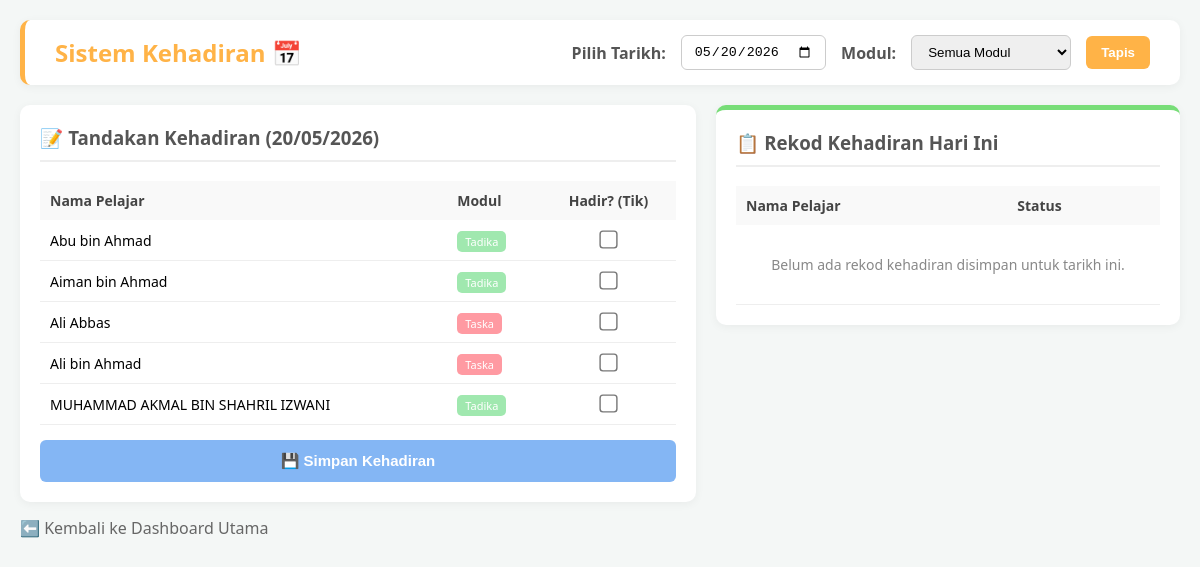
Page /ambil_kehadiran.php (signed in) on the earlier database version.
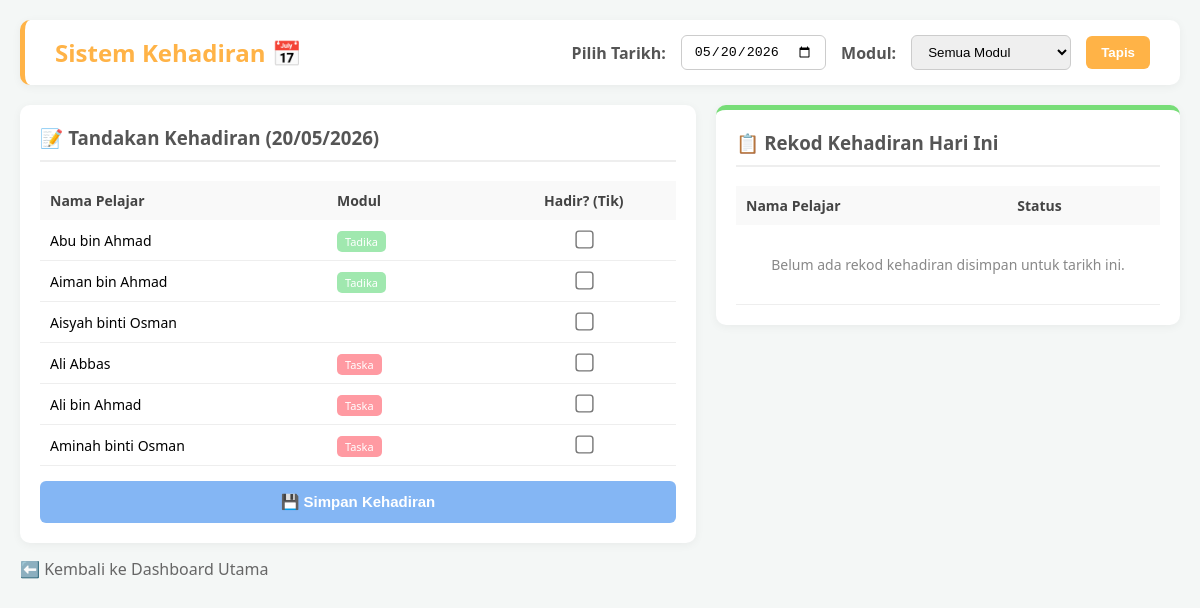
Same page on the later database version.
### tables this page shows
CREATE TABLE `students` (
  `id` INT(11) NOT NULL AUTO_INCREMENT,
  `parent_id` INT(11) NOT NULL,
  `full_name` VARCHAR(100) NOT NULL,
  `mykid_number` VARCHAR(20) NOT NULL,
  `module` ENUM('Taska','Tadika','KAFA Care') NOT NULL,
  `health_record` TEXT DEFAULT NULL,
  `allergies` TEXT DEFAULT NULL,
  `status` ENUM('Active','Graduated','Withdrawn') DEFAULT 'Active',
  `created_at` TIMESTAMP NOT NULL DEFAULT CURRENT_TIMESTAMP,
  PRIMARY KEY (`id`),
  KEY `parent_id` (`parent_id`),
  CONSTRAINT `students_ibfk_1` FOREIGN KEY (`parent_id`) REFERENCES `parents` (`id`) ON DELETE CASCADE
);

### ambil_kehadiran.php (the view, shortened to what this page needs)
<?php
require 'db.php';
$filter_date = isset($_GET['date']) ? $_GET['date'] : date('Y-m-d');
$filter_module = isset($_GET['module']) ? $_GET['module'] : '';
$sql_kiri = "SELECT * FROM students WHERE status = 'Active'";
$sql_kiri .= " ORDER BY full_name ASC";
$result_kiri = $conn->query($sql_kiri);
$sql_kanan = "SELECT a.status, s.full_name, s.module
              FROM attendance a
              JOIN students s ON a.student_id = s.id
              WHERE a.date = '$filter_date'";
$sql_kanan .= " ORDER BY s.full_name ASC";
$result_kanan = $conn->query($sql_kanan);
?>
<!DOCTYPE html>
<html lang="ms">
<head>
</head>
<body>
    <div class="header-bar">
        <h2 style="margin:0; color:#ffb347;">Sistem Kehadiran 📅</h2>
        <form method="GET" action="ambil_kehadiran.php">
            <label style="font-weight:bold; color:#555;">Pilih Tarikh:</label>
            <input type="date" name="date" value="<?php echo $filter_date; ?>">
            <label style="font-weight:bold; color:#555;">Modul:</label>
            <select name="module">
                <option value="">Semua Modul</option>
            </select>
            <button type="submit" class="btn-search">Tapis</button>
        </form>
    </div>
    <div class="main-container">
        <div class="panel left-panel">
            <h3>📝 Tandakan Kehadiran (<?php echo date('d/m/Y', strtotime($filter_date)); ?>)</h3>
            <form method="POST" action="ambil_kehadiran.php?date=<?php echo $filter_date; ?>&module=<?php echo $filter_module; ?>">
                <table>
                    <thead>
                        <tr>
                            <th>Nama Pelajar</th>
                            <th>Modul</th>
                            <th style="text-align:center;">Hadir? (Tik)</th>
                        </tr>
                    </thead>
                    <tbody>
                        <?php if ($result_kiri->num_rows > 0): ?>
                            <?php while($row = $result_kiri->fetch_assoc()):
                                $tagClass = 'tag-' . strtolower(str_replace(' ', '', $row['module']));
                            ?>
                                <tr>
                                    <td style="font-weight:500;"><?php echo htmlspecialchars($row['full_name']); ?></td>
                                    <td><span class="tag <?php echo $tagClass; ?>"><?php echo $row['module']; ?></span></td>
                                    <td style="text-align:center;">
                                        <input type="checkbox" name="hadir[]" value="<?php echo $row['id']; ?>" style="transform: scale(1.4); cursor:pointer;">
                                    </td>
                                </tr>
                            <?php endwhile; ?>
                        <?php else: ?>
                            <tr><td colspan="3" style="text-align:center; color:#888;">Tiada rekod pelajar.</td></tr>
                        <?php endif; ?>
                    </tbody>
                </table>
                <button type="submit" name="simpan_kehadiran" class="btn-submit">💾 Simpan Kehadiran</button>
            </form>
        </div>
        <div class="panel right-panel">
            <h3>📋 Rekod Kehadiran Hari Ini</h3>
            <table>
                <thead>
                    <tr>
                        <th>Nama Pelajar</th>
                        <th>Status</th>
                    </tr>
                </thead>
                <tbody>
                    <?php if ($result_kanan->num_rows > 0): ?>
                        <?php while($row = $result_kanan->fetch_assoc()):
                            $statusText = ($row['status'] == 'Present') ? 'HADIR' : 'ABSENT';
                            $statusClass = ($row['status'] == 'Present') ? 'status-P' : 'status-A';
                        ?>
                            <tr>
                                <td><?php echo htmlspecialchars($row['full_name']); ?></td>
                                <td class="<?php echo $statusClass; ?>"><?php echo $statusText; ?></td>
                            </tr>
                        <?php endwhile; ?>
                    <?php else: ?>
                        <tr><td colspan="2" style="text-align:center; color:#888; padding:30px 0;">Belum ada rekod kehadiran disimpan untuk tarikh ini.</td></tr>
                    <?php endif; ?>
                </tbody>
            </table>
        </div>
    </div>
    <a href="home.php" class="btn-back">⬅️ Kembali ke Dashboard Utama</a>
</body>
</html>

Differences in the rows shown:
removed students: full_name "MUHAMMAD AKMAL BIN SHAHRIL IZWANI", module "Tadika"
now on this page (row edited): students: full_name "Aisyah binti Osman", module "KAFA Care" (drawn)
now on this page (row edited): students: full_name "Aminah binti Osman", module "Taska"
